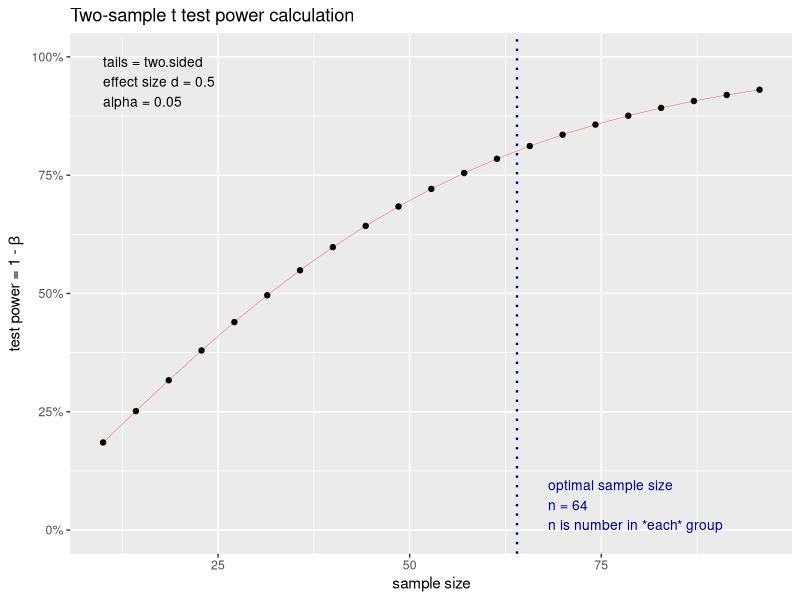

The R script that drew this image:
## ---- chunk 1
#install.packages("pwr")
library(pwr)
## ---- chunk 2
pwr.t.test(d=.77, sig.level=.05, power = .9, type = "two.sample", alternative = "greater")
## ---- chunk 3
d <- (13.46 - 11.23)/sqrt((4.35^2 + 3.85^2)/2)
d
pwr.t.test(d=d, sig.level=.05, power = .9, type = "two.sample", alternative = "greater")
## ---- chunk 4
medium_power <- pwr.t.test(d=.5, sig.level=.05, power = .8, type = "two.sample", alternative = "two.sided")
plot(medium_power)
## ---- chunk 5
library(pwr)
pwr.anova.test(k = 3, f = .25, power = .8) # An example of medium effect size with three conditions. 
